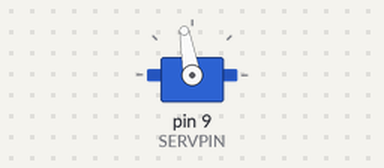
Bench run of a sketch on a simulated Arduino Uno, built with avr-gcc and run on an emulated ATmega328P. Shown: servo.

Above: at 0.05 s.
At 4.1 s:
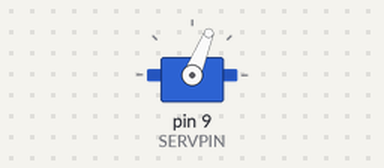
At 5.3 s:
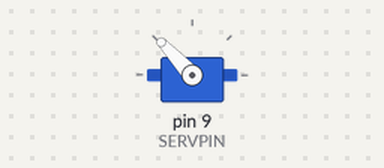
At 6.5 s:
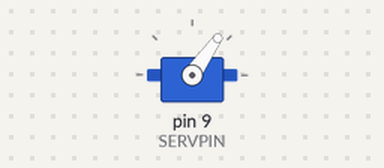
Timing chart, 0 to 8.5 s (numbered marks = the images above):
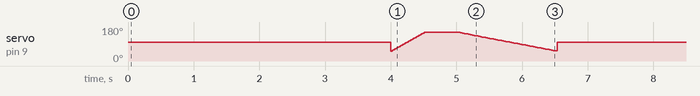

The sketch:

servoTest.ino
```cpp
#include <Servo.h>

#define SERVPIN 9
#define MINPOS 52
#define MAXPOS 152

Servo serv;
int pos = 0;

void setup()
{
  serv.attach(SERVPIN);//,480,2400);
}

void loop()
{
  serv.write(MAXPOS - MINPOS);
  delay(4000);

  for (pos = MINPOS; pos <= MAXPOS; pos++)
    {
      serv.write(pos);
      delay(5);
    }
  delay(500);
  for (pos = MAXPOS; pos >= MINPOS; pos--)
    {
      serv.write(pos);
      delay(15);
    }
}
```
